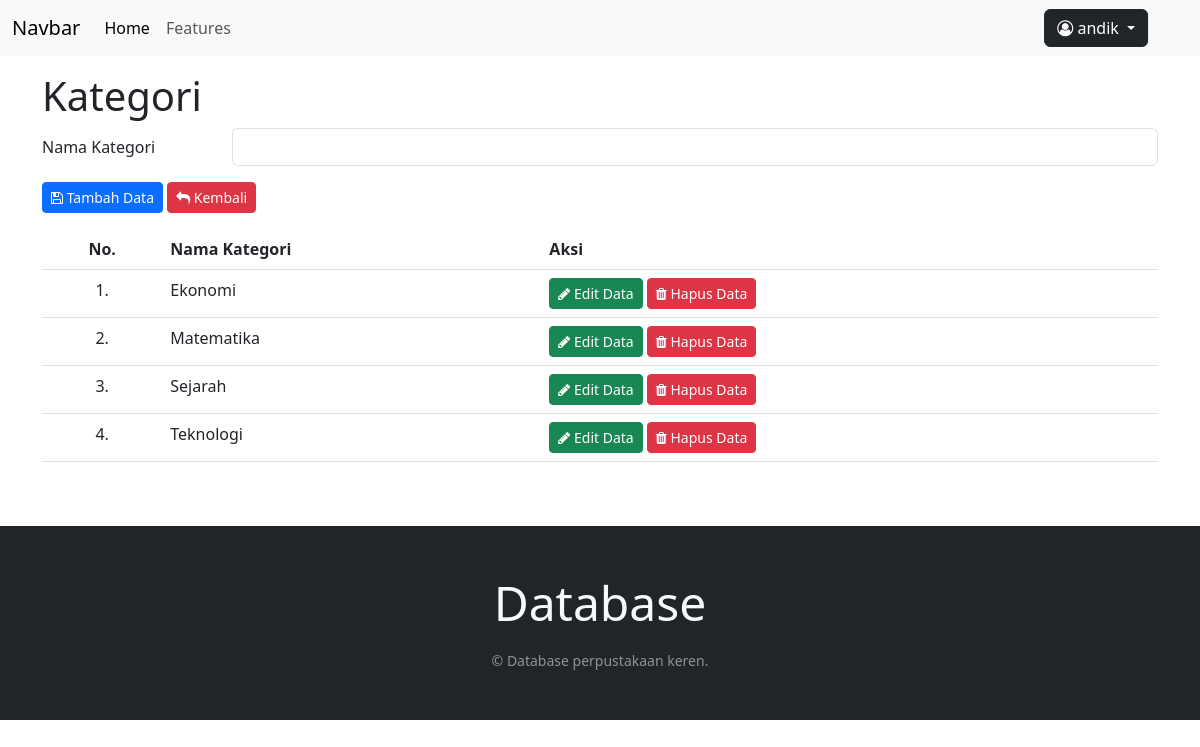
Page /views/kategori.php (signed in) on the committed database.
### tables this page shows
CREATE TABLE `list_kategori` (
  `id_kategori` int(11) NOT NULL,
  `nama_kategori` varchar(50) NOT NULL
);

### views/kategori.php (the view, shortened to what this page needs)
<?php
include("../core/init.php");
$query = "SELECT * FROM list_kategori;";
$sql = mysqli_query($conn, $query);
$no = 0;
$kategori = "";
include("header.php");
?>
<div class="container">
    <h1 class="mt-3">Kategori</h1>
    <form method="POST" action="../controllers/kategori.php">
        <div class="mb-3 row">
            <label for="nama_kategori" class="col-sm-2 col-form-label">Nama Kategori</label>
            <div class="col-sm-10">
                <input required type="text" name="nama_kategori" class="form-control" id="nama_kategori" value="<?php echo $kategori; ?>">
            </div>
        </div>
        <div class="mb-3">
        <?php
        if (isset($_GET['ubah'])) {
        ?>
            <button type="submit" name="aksi" value="edit" class="btn btn-primary btn-sm">
                <i class="fa fa-floppy-o" aria-hidden="true"></i>
                Simpan Perubahan
            </button>
            <a href="kategori.php" type="button" class="btn btn-danger btn-sm">
                <i class="fa fa-reply" aria-hidden="true"></i>
                Batalkan perubahan
            </a>
        <?php
        } else {
        ?>
            <button type="submit" name="aksi" value="add" class="btn btn-primary btn-sm">
                <i class="fa fa-floppy-o" aria-hidden="true"></i>
                Tambah Data
            </button>
            <a href="../index.php" type="button" class="btn btn-danger btn-sm">
                <i class="fa fa-reply" aria-hidden="true"></i>
                Kembali
            </a>
        <?php } ?>
        </div>
    </form>
    <div class="table-responsive">
        <table class="table table-hover" style="width:100%">
            <thead>
                <tr>
                    <th>
                        <center>No.</center>
                    </th>
                    <th>Nama Kategori</th>
                    <th>Aksi</th>
                </tr>
            </thead>
            <tbody>
                <?php
                while ($result = mysqli_fetch_assoc($sql)) {
                ?>
                    <tr>
                        <td>
                            <center><?php echo ++$no ?>.</center>
                        </td>
                        <td>
                            <?php echo $result["nama_kategori"]; ?>
                        </td>
                        <td>
                            <a href="kategori.php?ubah=<?php echo $result["id_kategori"]; ?>" type="button" class="btn btn-success btn-sm">
                                <i class="fa fa-pencil" aria-hidden="true"></i>
                                Edit Data
                            </a>
                            <a href="../controllers/kategori.php?hapus=<?php echo $result["id_kategori"]; ?>" type="button" class="btn btn-danger btn-sm" onClick="return confirm('Hapus data')">
                                <i class="fa fa-trash" aria-hidden="true"></i>
                                Hapus Data
                            </a>
                        </td>
                    </tr>
                <?php
                }
                ?>
            </tbody>
        </table>
    </div>
</div>
</body>
<?php
include("footer.php")
?>
</html>

### rows in the picture
list_kategori: nama_kategori "Ekonomi"
list_kategori: nama_kategori "Matematika"
list_kategori: nama_kategori "Sejarah"
list_kategori: nama_kategori "Teknologi"

### other values in the picture
$_SESSION['user'] "andik"
